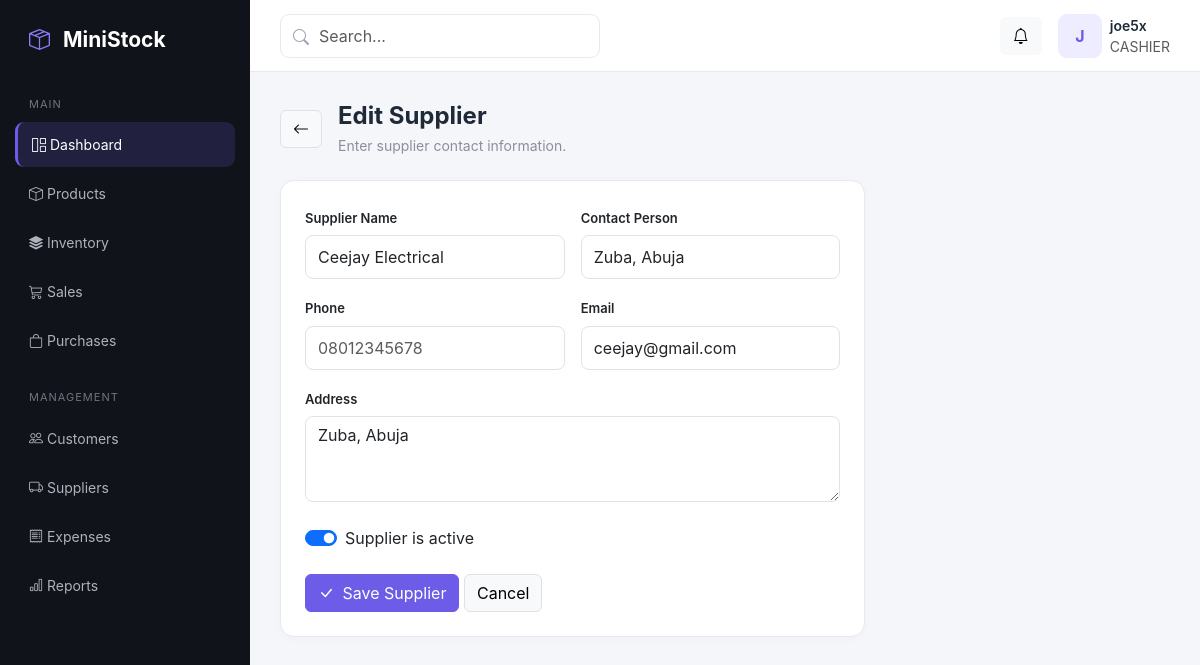
/suppliers/1/edit/ (signed in), run on the app's committed database.
### accounts/models.py (models this page shows, shortened)
class User(AbstractUser):
    class Role(models.TextChoices):
        ADMIN = "ADMIN", "Administrator"
        MANAGER = "MANAGER", "Manager"
        CASHIER = "CASHIER", "Cashier"
        STOREKEEPER = "STOREKEEPER", "Storekeeper"
    role = models.CharField(
        max_length=20,
        choices=Role.choices,
        default=Role.CASHIER,
    )
    phone = models.CharField(
        max_length=30,
        blank=True,
    )

### suppliers/models.py (models this page shows, shortened)
class Supplier(models.Model):
    name = models.CharField(max_length=200)
    phone = models.CharField(max_length=30, blank=True)
    email = models.EmailField(blank=True)
    address = models.TextField(blank=True)
    contact_person = models.CharField(max_length=150, blank=True)
    is_active = models.BooleanField(default=True)
    created_at = models.DateTimeField(auto_now_add=True)
    updated_at = models.DateTimeField(auto_now=True)
    class Meta:
        ordering = ["name"]

### suppliers/views.py (the view)
@login_required
def supplier_update(request, pk):
    supplier = get_object_or_404(Supplier, pk=pk)
    if request.method == "POST":
        form = SupplierForm(
            request.POST,
            instance=supplier,
        )
        if form.is_valid():
            form.save()
            messages.success(
                request,
                "Supplier updated successfully.",
            )
            return redirect("suppliers:supplier_list")
    else:
        form = SupplierForm(instance=supplier)
    return render(
        request,
        "suppliers/supplier_form.html",
        {
            "form": form,
            "supplier": supplier,
            "title": "Edit Supplier",
        },
    )

### suppliers/forms.py
class SupplierForm(forms.ModelForm):
    class Meta:
        model = Supplier
        fields = [
            "name",
            "contact_person",
            "phone",
            "email",
            "address",
            "is_active",
        ]
        widgets = {
            "name": forms.TextInput(attrs={
                "class": "form-control",
                "placeholder": "Supplier name",
            }),
            "contact_person": forms.TextInput(attrs={
                "class": "form-control",
                "placeholder": "Contact person",
            }),
            "phone": forms.TextInput(attrs={
                "class": "form-control",
                "placeholder": "08012345678",
            }),
            "email": forms.EmailInput(attrs={
                "class": "form-control",
                "placeholder": "supplier@example.com",
            }),
            "address": forms.Textarea(attrs={
                "class": "form-control",
                "rows": 3,
                "placeholder": "Supplier address",
            }),
            "is_active": forms.CheckboxInput(attrs={
                "class": "form-check-input",
            }),
        }

### templates/suppliers/supplier_form.html (shortened to what this page needs)
{% extends "base.html" %}
{% block content %}
<div class="d-flex align-items-center gap-3 mb-4">
    <a
        href="{% url 'suppliers:supplier_list' %}"
        class="btn btn-light border"
    >
        <i class="bi bi-arrow-left"></i>
    </a>
    <div>
        <h4 class="page-title mb-1">{{ title }}</h4>
        <p class="page-subtitle mb-0">
            Enter supplier contact information.
        </p>
    </div>
</div>
<div class="row">
    <div class="col-lg-8">
        <div class="card">
            <div class="card-body p-4">
                <form method="POST">
                    <div class="row g-3">
                        <div class="col-md-6">
                            <label class="form-label">
                                Supplier Name
                            </label>
                            {{ form.name }}
                        </div>
                        <div class="col-md-6">
                            <label class="form-label">
                                Contact Person
                            </label>
                            {{ form.contact_person }}
                        </div>
                        <div class="col-md-6">
                            <label class="form-label">
                                Phone
                            </label>
                            {{ form.phone }}
                        </div>
                        <div class="col-md-6">
                            <label class="form-label">
                                Email
                            </label>
                            {{ form.email }}
                        </div>
                        <div class="col-12">
                            <label class="form-label">
                                Address
                            </label>
                            {{ form.address }}
                        </div>
                    </div>
                    <div class="form-check form-switch mt-4">
                        {{ form.is_active }}
                        <label class="form-check-label">
                            Supplier is active
                        </label>
                    </div>
                    <div class="mt-4">
                        <button class="btn btn-primary">
                            <i class="bi bi-check-lg me-1"></i>
                            Save Supplier
                        </button>
                        <a
                            href="{% url 'suppliers:supplier_list' %}"
                            class="btn btn-light border"
                        >
                            Cancel
                        </a>
                    </div>
                </form>
            </div>
        </div>
    </div>
</div>
{% endblock %}

### templates/base.html (shortened to what this page needs)
{% load static %}
<!DOCTYPE html>
<html lang="en">
<head>
    <link
        href="https://cdn.jsdelivr.net/npm/bootstrap@5.3.3/dist/css/bootstrap.min.css"
        rel="stylesheet"
    >
    <link
        href="https://cdn.jsdelivr.net/npm/bootstrap-icons@1.11.3/font/bootstrap-icons.css"
        rel="stylesheet"
    >
</head>
<body>
<aside class="sidebar">
    <div class="brand">
        <i class="bi bi-box-seam"></i>
        <span>MiniStock</span>
    </div>
    <div class="nav-title">Main</div>
    <a href="#" class="nav-link active">
        <i class="bi bi-grid-1x2"></i>
        <span>Dashboard</span>
    </a>
    <a href="{% url 'products:product_list' %}" class="nav-link">
        <i class="bi bi-box"></i>
        <span>Products</span>
    </a>
    <a href="{% url 'inventory:movement_list' %}" class="nav-link">
        <i class="bi bi-stack"></i>
        <span>Inventory</span>
    </a>
    <a href="#" class="nav-link">
        <i class="bi bi-cart3"></i>
        <span>Sales</span>
    </a>
    <a href="{% url 'purchases:purchase_list' %}" class="nav-link">
        <i class="bi bi-bag"></i>
        <span>Purchases</span>
    </a>
    <div class="nav-title mt-3">Management</div>
    <a href="#" class="nav-link">
        <i class="bi bi-people"></i>
        <span>Customers</span>
    </a>
    <a href="{% url 'suppliers:supplier_list' %}" class="nav-link">
        <i class="bi bi-truck"></i>
        <span>Suppliers</span>
    </a>
    <a href="#" class="nav-link">
        <i class="bi bi-receipt"></i>
        <span>Expenses</span>
    </a>
    <a href="#" class="nav-link">
        <i class="bi bi-bar-chart"></i>
        <span>Reports</span>
    </a>
</aside>
<div class="main">
    <header class="topbar">
        <div class="search-box">
            <i class="bi bi-search"></i>
            <input
                type="text"
                class="form-control"
                placeholder="Search..."
            >
        </div>
        <div class="d-flex align-items-center gap-3">
            <button class="btn btn-light">
                <i class="bi bi-bell"></i>
            </button>
            <div class="d-flex align-items-center gap-2">
                <div class="avatar-placeholder">
                    {{ request.user.username|first|upper }}
                </div>
                <div class="d-none d-md-block">
                    <div class="fw-semibold small">
                        {{ request.user.get_full_name|default:request.user.username }}
                    </div>
                    <div class="text-muted small">
                        {{ request.user.role|default:"User" }}
                    </div>
                </div>
            </div>
        </div>
    </header>
    <main class="content">
        {% block content %}
        {% endblock %}
    </main>
</div>
</body>
</html>

### templates/base.html (style rules this page uses)
:root { --primary: #6c5ce7; --primary-dark: #5849c5; --sidebar: #11131a; --background: #f5f6fa; --card: #ffffff; --text: #1f2937; --muted: #8a8f9c; --border: #e7e9ef; }
* { box-sizing: border-box; }
body { margin: 0; background: var(--background); color: var(--text); font-family: Inter, -apple-system, BlinkMacSystemFont, "Segoe UI", sans-serif; }
.sidebar { width: 250px; height: 100vh; position: fixed; left: 0; top: 0; background: var(--sidebar); color: white; padding: 24px 15px; z-index: 1000; }
.brand { font-size: 21px; font-weight: 700; padding: 0 14px 30px; }
.brand i { color: #8b7cf8; margin-right: 8px; }
.nav-title { color: #6f7480; font-size: 11px; text-transform: uppercase; letter-spacing: 1px; padding: 10px 14px; }
.sidebar .nav-link { color: #aeb2bd; padding: 12px 14px; border-radius: 9px; margin-bottom: 4px; font-size: 14px; }
.sidebar .nav-link i { width: 25px; }
.sidebar .nav-link:hover, .sidebar .nav-link.active { color: white; background: rgba(108, 92, 231, .18); }
.sidebar .nav-link.active { border-left: 3px solid var(--primary); }
.main { margin-left: 250px; min-height: 100vh; }
.topbar { height: 72px; background: white; border-bottom: 1px solid var(--border); display: flex; align-items: center; justify-content: space-between; padding: 0 30px; }
.search-box { width: 320px; position: relative; }
.search-box i { position: absolute; left: 13px; top: 11px; color: #9ca3af; }
.search-box input { padding-left: 38px; border: 1px solid var(--border); border-radius: 9px; height: 40px; }
.content { padding: 30px; }
.page-title { font-size: 24px; font-weight: 700; }
.page-subtitle { color: var(--muted); font-size: 14px; }
.card { border: 1px solid var(--border); border-radius: 14px; box-shadow: 0 2px 10px rgba(0, 0, 0, .025); }
.btn-primary { background: var(--primary); border-color: var(--primary); }
.avatar-placeholder { width: 44px; height: 44px; border-radius: 9px; background: #eeecff; color: var(--primary); display: flex; align-items: center; justify-content: center; font-weight: 700; }
.form-label { font-size: 13px; font-weight: 600; margin-bottom: 7px; }
.form-control, .form-select { min-height: 44px; border-color: #dfe2e8; border-radius: 8px; }

### data on the page
User: user.username|first "J", user.get_full_name "joe5x", user.role "CASHIER"
Supplier: name "Ceejay Electrical", contact_person "Zuba, Abuja", email "ceejay@gmail.com", address "Zuba, Abuja", is_active "☑"

### other printed values
{{ title }} "Edit Supplier"
